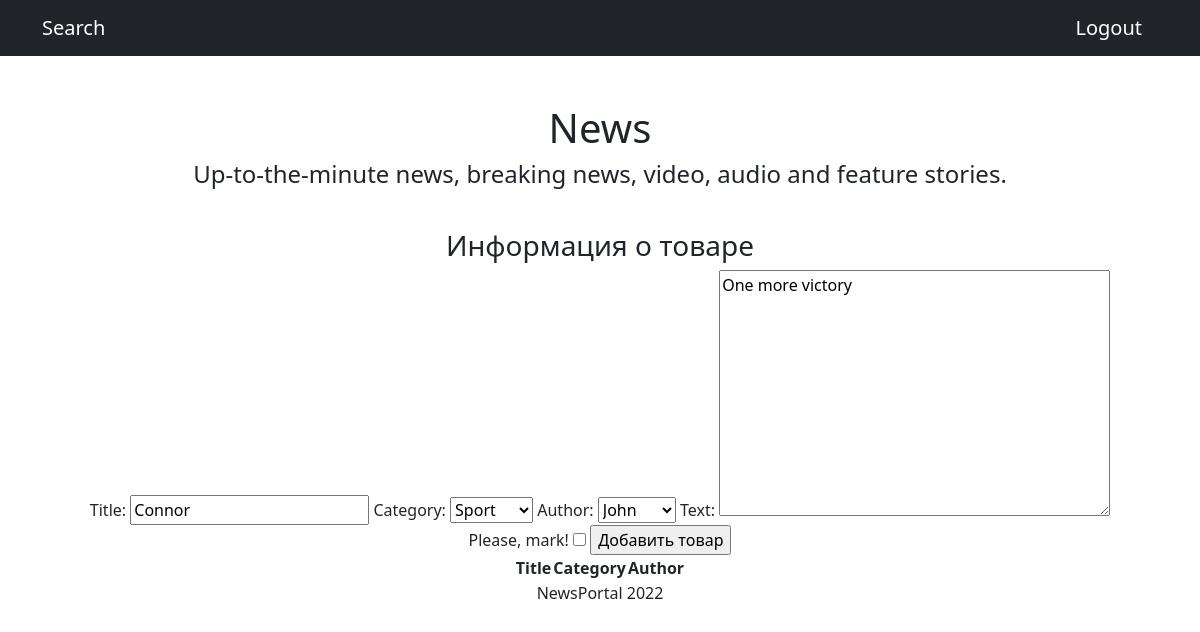
The app's page /news/create/16/ with its own data.
### news/models.py (models this page shows, shortened)
class New(models.Model):
    title = models.CharField(max_length=64, null=True, blank=True)
    text = models.TextField(max_length=356, null=True, blank=True)
    category = models.ForeignKey('Category', on_delete=models.CASCADE)
    author = models.ForeignKey('Author', on_delete=models.CASCADE)
    date = models.DateTimeField(auto_now_add=True, null=True, blank=True)
    class Meta:
        ordering = ['-date']

### news/views.py (the view)
# urls.py: path('create/<int:pk>/', NewUpdateView.as_view(), name='update'),
class NewUpdateView(UpdateView):
    template_name = 'news/create.html'
    form_class = NewForm
    def get_object(self, **kwargs):
        id = self.kwargs.get('pk')
        return New.objects.get(pk=id)

### news/forms.py
class NewForm(ModelForm):
    check_box = BooleanField(label='Please, mark!')  # добавляем галочку, или же true-false поле
    class Meta:
        model = New
        fields = ['title', 'category', 'author', 'text', 'check_box']

### news/models.py (called while the page is built)
    def __str__(self):
        return f'{self.name}'

    def __str__(self):
        return f'{self.name}'

### news/templates/news/create.html (shortened to what this page needs)
{% extends 'news/default.html' %}
{% block title %} News {% endblock title %}
{% block content %}
<h3>Информация о товаре</h3>
<form method="POST">
    {{ form }}
    <input type="submit" value="Добавить товар">
</form>
<table>
    <thead>
    <tr>
        <th>Title</th>
        <th>Category</th>
        <th>Author</th>
    </tr>
    </thead>
</table>
{% endblock content %}

### records on screen
New: title "Connor", category "Sport", author "John", text "One more victory"
